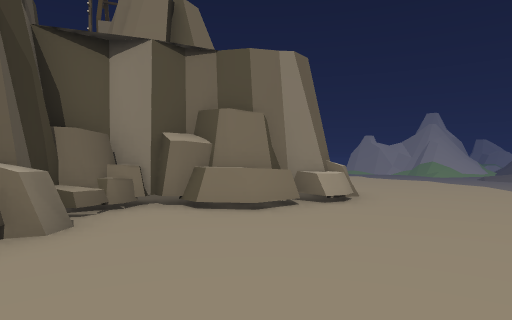
[1] (above)

19 first-person views from a walk through a scene from a Unity 3-D project. The camera is 1.5 m above the floor, looks level and sees 75° across. The floor is counted in squares, 2 m on a side. Each view is taken from the middle of a square. On the plan, view 1 faces up. The plan holds only what a view shows up to about 11 squares ahead; the rest is blank. The place goes on beyond the plan. The player character is not drawn. Some animated figures are left out.

[2]
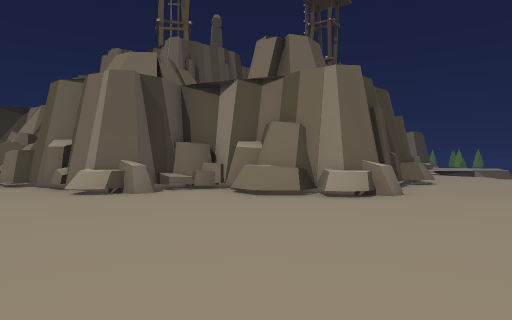

[3]
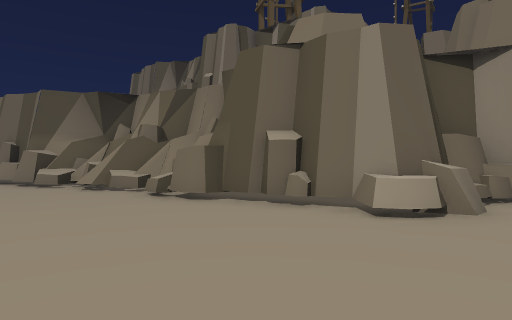

[4]
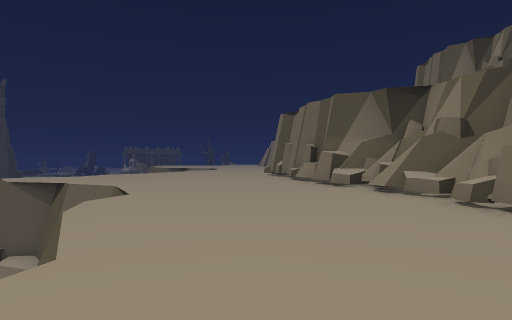

[5]
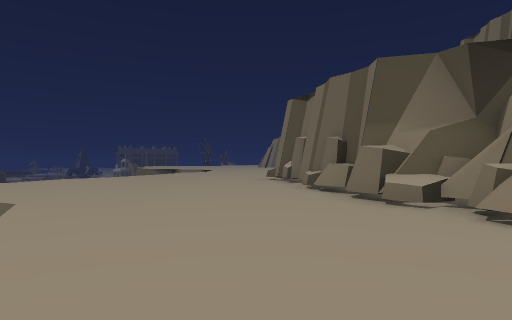

[6]
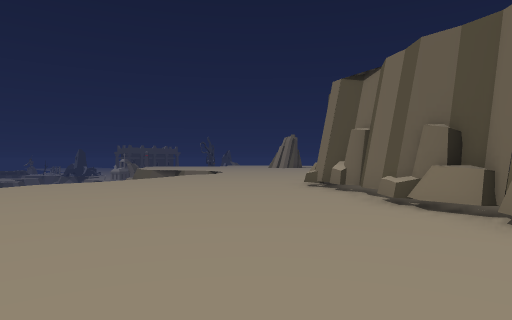

[7]
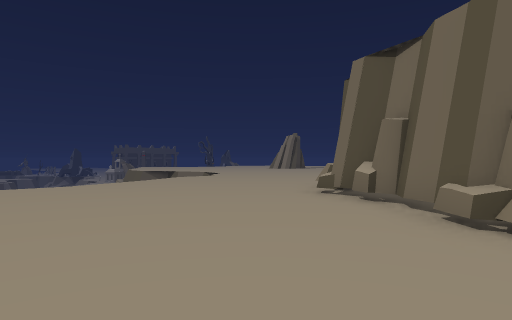

[8]
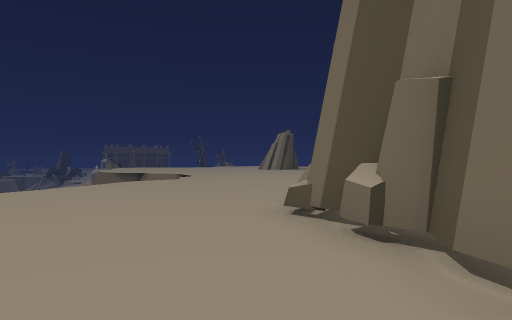

[9]
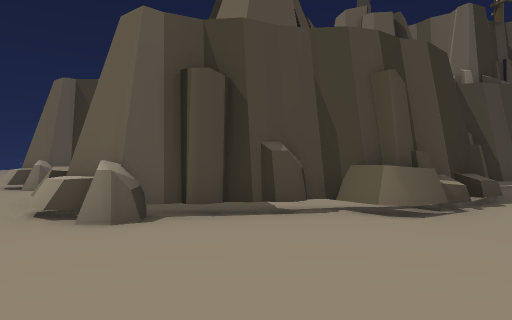

[10]
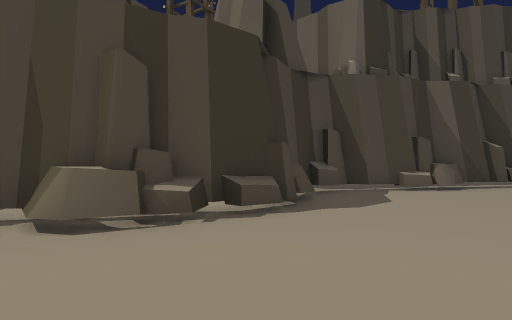

[11]
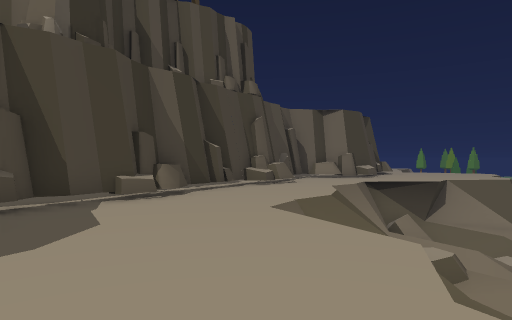

[12]
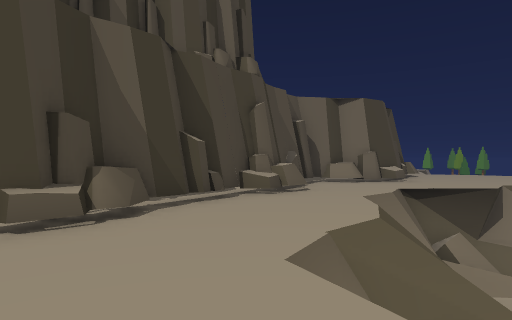

[13]
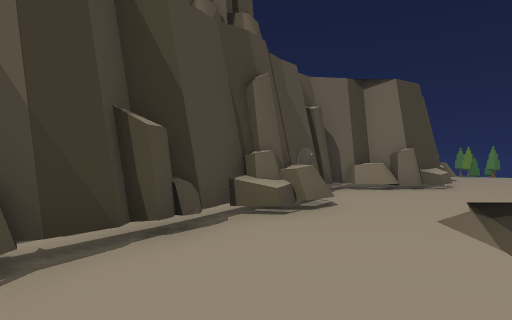

[14]
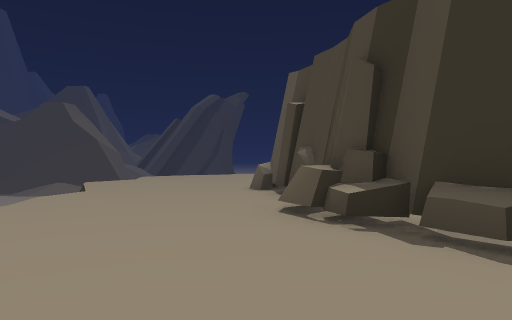

[15]
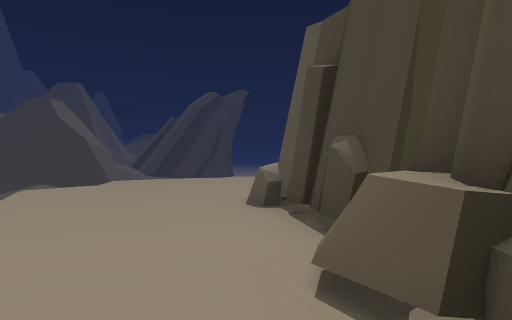

[16]
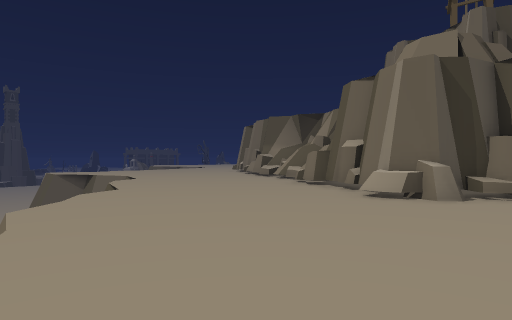

[17]
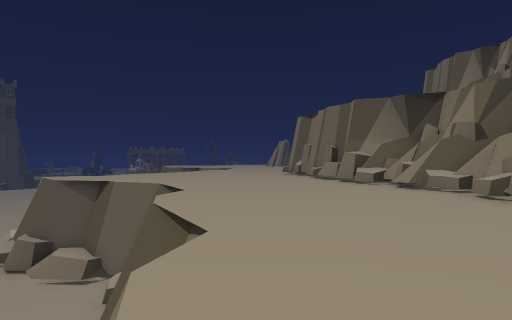

[18]
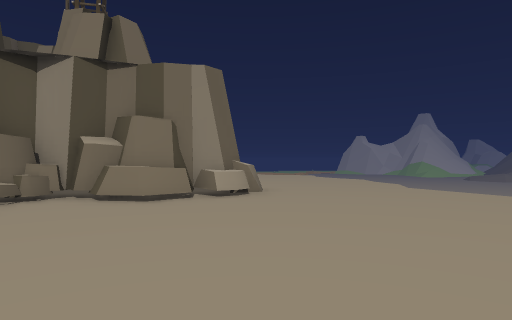

[19]
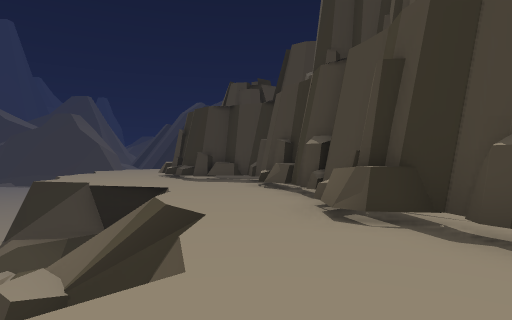

### Floor plan
Key: @ floor where view 1 was taken; # wall or solid block; . main floor; - floor 4.75 m lower than the main floor; _ floor 6 m lower than the main floor; / step, stairs or slope; = window, fence, low wall or low ledge; ^ raised ledge; v drop or lower ground; R rock.
Columns run from 19 left of view 1 to 8 right of it. Each row starts with its distance up from view 1.
 27               ##...//
 26              ##...///
 25              R...v=/=
 24               R..#///
 23               #..=
 22               #R./ ==/
 21               #...//=/
 20               #R..////
 19               ##../#
 18                R...  ///
 17                #R....#///
 16                 R.....###
 15                 R......
 14                 ##......
 13                  ###..../
 12                    #R....
 11                     R....v
 10                     R.....
  9                     R.....
  8                     #....v
  7                     RR....v
  6                 ##RRR......
  5                 RR.R.......v
  4                ##R.........
  3              ###R.........v
  2        #######R...........
  1        #.#..............
  0  ###RR##...........@.....
 -1 ##R...................
 -2 .....................v
 -3 ...................v^
 -4 ..............v
 -5 ..........vvv
 -6 ........  #
 -7 .......##^_
 -8 ....../#/__
 -9 ..... #-=__
-10  v..  #//_

Where each view was taken, in squares from view 1:
view 1: 0 up, 0 right, facing up
view 2: 0 up, 5 right, facing up-left
view 3: 2 down, 1 left, facing up-left
view 4: 2 down, 2 left, facing left
view 5: 2 down, 6 left, facing left
view 6: 3 down, 9 left, facing left
view 7: 3 down, 11 left, facing left
view 8: 2 down, 14 left, facing left
view 9: 9 up, 6 right, facing left
view 10: 13 up, 5 right, facing left
view 11: 14 up, 3 right, facing up-left
view 12: 16 up, 1 right, facing up-left
view 13: 18 up, 1 left, facing up-left
view 14: 16 up, 2 right, facing down
view 15: 13 up, 2 right, facing down
view 16: 0 up, 4 right, facing left
view 17: 3 down, 1 left, facing left
view 18: 1 down, 2 right, facing up
view 19: 27 up, 3 left, facing down
